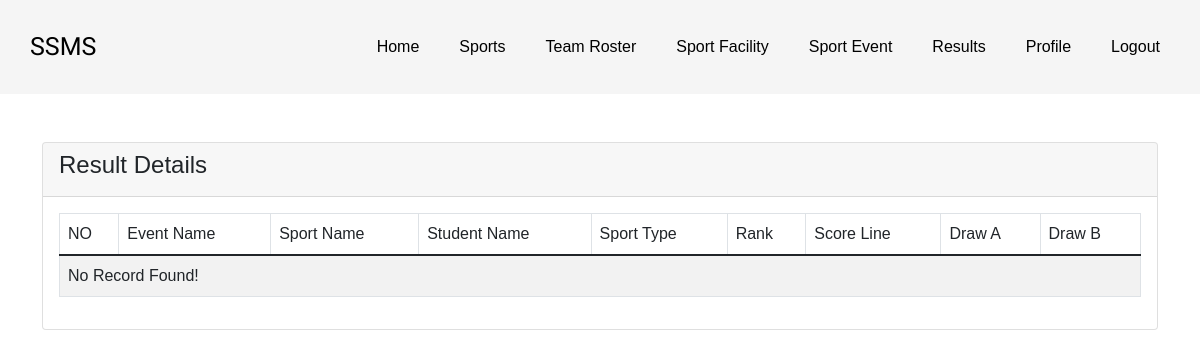
/student/student_result.php, run on an earlier commit of the app's database.
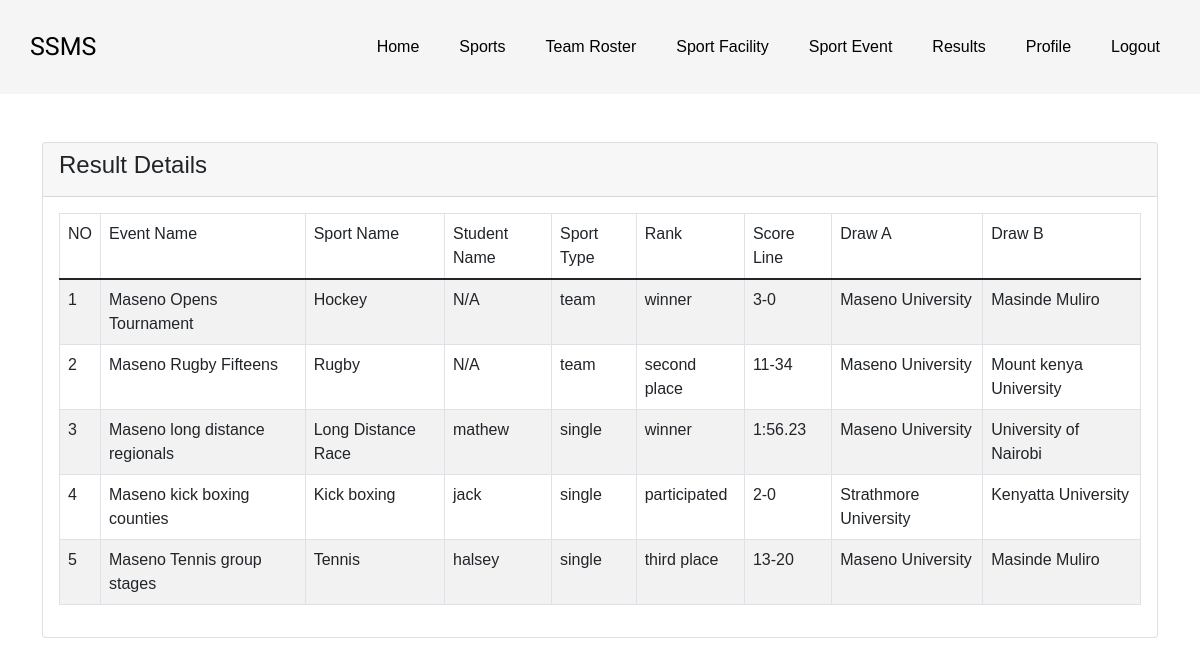
And on a later commit of the database.
### tables this page shows
CREATE TABLE `results` (
  `id` int(11) NOT NULL,
  `event_id` int(11) NOT NULL,
  `sport_id` int(11) NOT NULL,
  `student_id` int(11) DEFAULT NULL,
  `sport_type` enum('single','double','team') NOT NULL,
  `rank` enum('winner','first place','second place','third place','participated') NOT NULL,
  `score_line` varchar(255) DEFAULT NULL,
  `draw_a_id` int(11) DEFAULT NULL,
  `draw_b_id` int(11) DEFAULT NULL
);

CREATE TABLE `events` (
  `id` int(11) NOT NULL,
  `event_name` varchar(255) NOT NULL,
  `facility_name` int(11) DEFAULT NULL,
  `facility_type` enum('indoor','outdoor') NOT NULL,
  `description` text DEFAULT NULL,
  `start_date` date NOT NULL,
  `end_date` date NOT NULL,
  `event_time` time NOT NULL,
  `host_school` varchar(255) DEFAULT NULL,
  `participant_school` varchar(255) DEFAULT NULL
);

CREATE TABLE `sports` (
  `id` int(11) NOT NULL,
  `sport_name` varchar(255) NOT NULL,
  `sport_type` enum('single','double','team') NOT NULL,
  `game_type` enum('per_meter','per_quarter','per_half','per_inning','per_set','per_period','per_round') NOT NULL,
  `number_of_players` int(11) NOT NULL,
  `facility_type` enum('indoor','outdoor') NOT NULL
);

CREATE TABLE `schools` (
  `school_id` int(11) NOT NULL,
  `school_name` varchar(50) NOT NULL,
  `school_location` varchar(50) DEFAULT NULL,
  `contact_person_name` varchar(50) DEFAULT NULL,
  `contact_person_email` varchar(50) DEFAULT NULL,
  `contact_person_phone` varchar(15) DEFAULT NULL,
  `is_host` enum('host','participant') NOT NULL
);

CREATE TABLE `users` (
  `id` int(11) NOT NULL,
  `username` varchar(30) NOT NULL,
  `pwd` varchar(255) NOT NULL,
  `email` varchar(100) NOT NULL,
  `created_at` datetime NOT NULL DEFAULT curtime(),
  `role` varchar(50) NOT NULL DEFAULT 'student',
  `age` int(11) DEFAULT NULL,
  `gender` varchar(10) DEFAULT NULL,
  `phone_number` varchar(20) DEFAULT NULL
);

### student/student_result.php (the view, shortened to what this page needs)
<?php
require '../includes/dbh.inc.php';
?>
<!doctype html>
<html lang="en">
<head>
    <link href="https://cdn.jsdelivr.net/npm/bootstrap@5.1.3/dist/css/bootstrap.min.css" rel="stylesheet">
</head>
<?php include('../includes/student_header.inc.php'); ?>
<body>
<div class="container mt-5">
    <div class="row">
        <div class="col-md-12">
            <div class="card">
                <div class="card-header">
                    <h4 class="d-flex justify-content-between align-items-center">
                        <span>Result Details</span>
                    </h4>
                </div>
                <div class="card-body table-responsive">
                    <table class="table table-bordered table-striped">
                        <thead>
                        <tr>
                            <th>NO</th>
                            <th>Event Name</th>
                            <th>Sport Name</th>
                            <th>Student Name</th>
                            <th>Sport Type</th>
                            <th>Rank</th>
                            <th>Score Line</th>
                            <th>Draw A</th>
                            <th>Draw B</th>
                        </tr>
                        </thead>
                        <tbody>
                        <?php
                        $query = "SELECT r.id, e.event_name, s.sport_name, u.username AS student_name, r.sport_type, r.rank, r.score_line, sa.school_name AS draw_a_name, sb.school_name AS draw_b_name
                        FROM results r
                        JOIN events e ON r.event_id = e.id
                        JOIN sports s ON r.sport_id = s.id
                        LEFT JOIN users u ON r.student_id = u.id
                        LEFT JOIN schools sa ON r.draw_a_id = sa.school_id
                        LEFT JOIN schools sb ON r.draw_b_id = sb.school_id";
                        $query_run = $pdo->query($query);
                        if ($query_run->rowCount() > 0) {
                            $count = 0;
                            foreach ($query_run as $result) {
                                $count++;
                        ?>
                        <tr>
                            <td><?= $count; ?></td>
                            <td><?= $result['event_name']; ?></td>
                            <td><?= $result['sport_name']; ?></td>
                            <td><?= $result['student_name'] ?? 'N/A'; ?></td>
                            <td><?= $result['sport_type']; ?></td>
                            <td><?= $result['rank']; ?></td>
                            <td><?= $result['score_line']; ?></td>
                            <td><?= isset($result['draw_a_name']) ? $result['draw_a_name'] : 'N/A'; ?></td>
                            <td><?= isset($result['draw_b_name']) ? $result['draw_b_name'] : 'N/A'; ?></td>
                        </tr>
                        <?php
                            }
                        } else {
                            echo "<tr><td colspan='9'>No Record Found!</td></tr>";
                        }
                        ?>
                        </tbody>
                    </table>
                </div>
            </div>
        </div>
    </div>
</div>
</body>
</html>

What changed in the data, as far as the page shows it:
added results: event.event_name "Maseno Opens Tournament", sport.sport_name "Hockey", student_name "N/A", sport_type "team", rank "winner", score_line "3-0", draw_a.school_name "Maseno University", draw_b.school_name "Masinde Muliro"
added results: event.event_name "Maseno Rugby Fifteens", sport.sport_name "Rugby", student_name "N/A", sport_type "team", rank "second place", score_line "11-34", draw_a.school_name "Maseno University", draw_b.school_name "Mount kenya University"
added results: event.event_name "Maseno long distance regionals", sport.sport_name "Long Distance Race", users.username "mathew", sport_type "single", rank "winner", score_line "1:56.23", draw_a.school_name "Maseno University", draw_b.school_name "University of Nairobi"
added results: event.event_name "Maseno kick boxing counties", sport.sport_name "Kick boxing", users.username "jack", sport_type "single", rank "participated", score_line "2-0", draw_a.school_name "Strathmore University", draw_b.school_name "Kenyatta University"
added results: event.event_name "Maseno Tennis group stages", sport.sport_name "Tennis", users.username "halsey", sport_type "single", rank "third place", score_line "13-20", draw_a.school_name "Maseno University", draw_b.school_name "Masinde Muliro"
Also different on the page:
text no longer shown: "No Record Found!"
